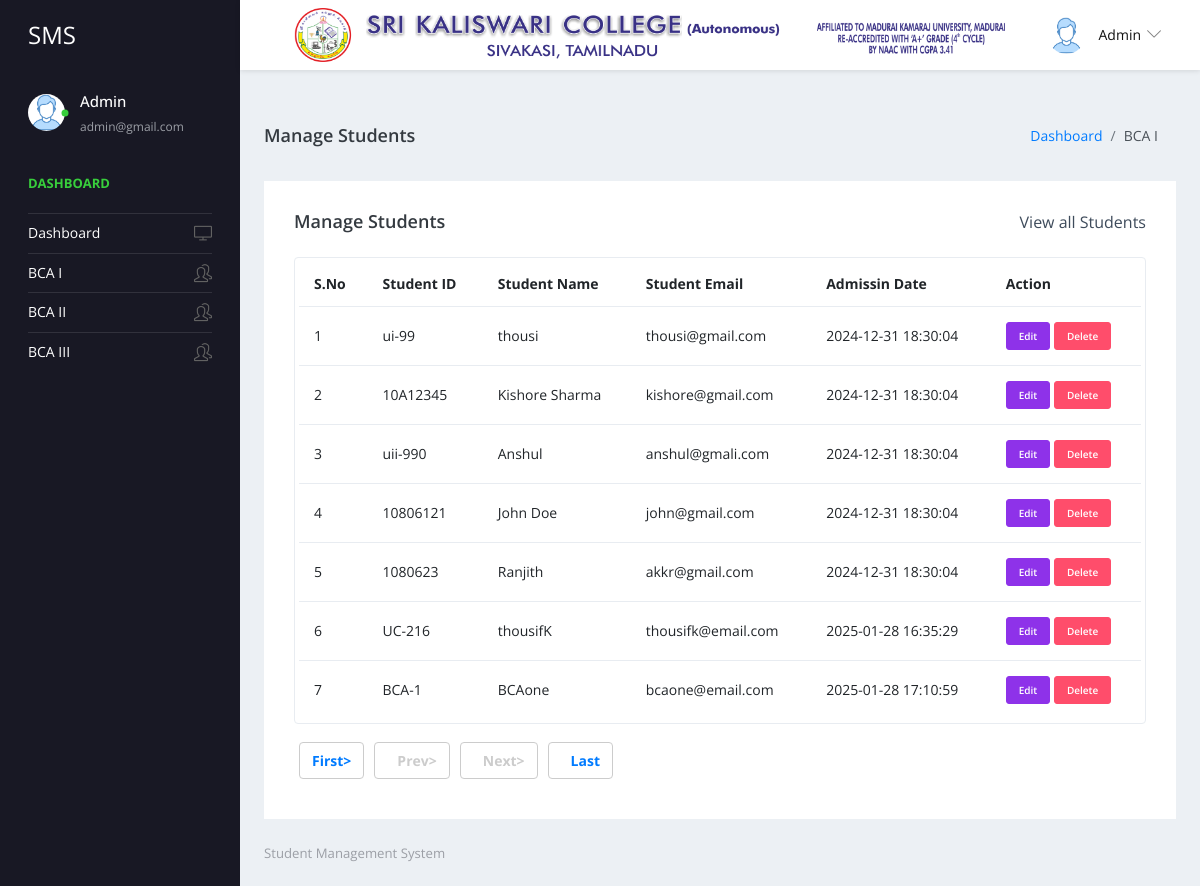
The app's page /admin/manage-class.php (signed in) with its own data.
### tables this page shows
CREATE TABLE `tblstudent` (
  `ID` int(10) NOT NULL,
  `StudentName` varchar(200) DEFAULT NULL,
  `StudentEmail` varchar(200) DEFAULT NULL,
  `StudentClass` varchar(100) DEFAULT NULL,
  `Gender` varchar(50) DEFAULT NULL,
  `DOB` date DEFAULT NULL,
  `StuID` varchar(200) DEFAULT NULL,
  `FatherName` mediumtext DEFAULT NULL,
  `MotherName` mediumtext DEFAULT NULL,
  `ContactNumber` bigint(10) DEFAULT NULL,
  `AltenateNumber` bigint(10) DEFAULT NULL,
  `Address` mediumtext DEFAULT NULL,
  `UserName` varchar(200) DEFAULT NULL,
  `Password` varchar(200) DEFAULT NULL,
  `Image` varchar(200) DEFAULT NULL,
  `DateofAdmission` timestamp NULL DEFAULT current_timestamp()
);

### admin/manage-class.php (the view, shortened to what this page needs)
<?php
include('includes/dbconnection.php');
if (strlen($_SESSION['sturecmsaid']==0)) {
  header('location:logout.php');
  } else{
?>
<!DOCTYPE html>
<html lang="en">
  <head>
    <link rel="stylesheet" href="vendors/simple-line-icons/css/simple-line-icons.css">
    <link rel="stylesheet" href="vendors/flag-icon-css/css/flag-icon.min.css">
    <link rel="stylesheet" href="vendors/css/vendor.bundle.base.css">
    <link rel="stylesheet" href="./vendors/daterangepicker/daterangepicker.css">
    <link rel="stylesheet" href="./vendors/chartist/chartist.min.css">
    <link rel="stylesheet" href="./css/style.css">
  </head>
  <body>
    <div class="container-scroller">
     <?php include_once('includes/header.php');?>
      <div class="container-fluid page-body-wrapper">
        <?php include_once('includes/sidebar.php');?>
        <div class="main-panel">
          <div class="content-wrapper">
             <div class="page-header">
              <h3 class="page-title"> Manage Students </h3>
              <nav aria-label="breadcrumb">
                <ol class="breadcrumb">
                  <li class="breadcrumb-item"><a href="dashboard.php">Dashboard</a></li>
                  <li class="breadcrumb-item active" aria-current="page"> BCA I</li>
                </ol>
              </nav>
            </div>
            <div class="row">
              <div class="col-md-12 grid-margin stretch-card">
                <div class="card">
                  <div class="card-body">
                    <div class="d-sm-flex align-items-center mb-4">
                      <h4 class="card-title mb-sm-0">Manage Students</h4>
                      <a href="#" class="text-dark ml-auto mb-3 mb-sm-0"> View all Students</a>
                    </div>
                    <div class="table-responsive border rounded p-1">
                      <table class="table">
                        <thead>
                          <tr>
                          <th class="font-weight-bold">S.No</th>
                            <th class="font-weight-bold">Student ID</th>
                            <th class="font-weight-bold">Student Name</th>
                            <th class="font-weight-bold">Student Email</th>
                            <th class="font-weight-bold">Admissin Date</th>
                            <th class="font-weight-bold">Action</th>
                          </tr>
                        </thead>
                        <tbody>
                           <?php
                           if (isset($_GET['pageno'])) {
            $pageno = $_GET['pageno'];
        } else {
            $pageno = 1;
        }
        $no_of_records_per_page =15;
        $offset = ($pageno-1) * $no_of_records_per_page;
       $ret = "SELECT ID FROM tblstudent";
$query1 = $dbh -> prepare($ret);
$query1->execute();
$total_rows=$query1->rowCount();
$total_pages = ceil($total_rows / $no_of_records_per_page);
$sql="SELECT * from tblstudent LIMIT $offset, $no_of_records_per_page";
$query = $dbh -> prepare($sql);
$query->execute();
$results=$query->fetchAll(PDO::FETCH_OBJ);
$cnt=1;
if($query->rowCount() > 0)
{
foreach($results as $row)
{               ?>
                          <tr>
                          <td><?php echo htmlentities($cnt);?></td>
                            <td><?php  echo htmlentities($row->StuID);?></td>
                            <td><?php  echo htmlentities($row->StudentName);?></td>
                            <td><?php  echo htmlentities($row->StudentEmail);?></td>
                            <td><?php  echo htmlentities($row->DateofAdmission);?></td>
                            <td>
                              <div><a href="edit-class-detail.php?editid=<?php echo htmlentities ($row->ID);?>" class="btn btn-info btn-xs">Edit</a>
                                                 <a href="manage-students.php?delid=<?php echo ($row->ID);?>" onclick="return confirm('Do you really want to Delete ?');" class="btn btn-danger btn-xs"> Delete</a></div>
                            </td>
                          </tr><?php $cnt=$cnt+1;}} ?>
                        </tbody>
                      </table>
                    </div>
                    <div align="left" class="mt-4">
    <ul class="pagination" >
        <li><a href="?pageno=1"><strong>First></strong></a></li>
        <li class="<?php if($pageno <= 1){ echo 'disabled'; } ?>">
            <a href="<?php if($pageno <= 1){ echo '#'; } else { echo "?pageno=".($pageno - 1); } ?>"><strong style="padding-left: 10px">Prev></strong></a>
        </li>
        <li class="<?php if($pageno >= $total_pages){ echo 'disabled'; } ?>">
            <a href="<?php if($pageno >= $total_pages){ echo '#'; } else { echo "?pageno=".($pageno + 1); } ?>"><strong style="padding-left: 10px">Next></strong></a>
        </li>
        <li><a href="?pageno=<?php echo $total_pages; ?>"><strong style="padding-left: 10px">Last</strong></a></li>
    </ul>
</div>
                  </div>
                </div>
              </div>
            </div>
          </div>
         <?php include_once('includes/footer.php');?>
        </div>
      </div>
    </div>
  </body>
</html><?php }  ?>

### admin/includes/header.php (shortened to what this page needs)
 <nav class="navbar default-layout-navbar col-lg-12 col-12 p-0 fixed-top d-flex flex-row">
        <div class="navbar-brand-wrapper d-flex align-items-center">
          <a class="navbar-brand brand-logo" href="dashboard.php">
            <strong style="color: white;">SMS</strong>
          </a>
        </div><?php
         $aid= $_SESSION['sturecmsaid'];
$sql="SELECT * from tbladmin where ID=:aid";
$query = $dbh -> prepare($sql);
$query->bindParam(':aid',$aid,PDO::PARAM_STR);
$query->execute();
$results=$query->fetchAll(PDO::FETCH_OBJ);
$cnt=1;
if($query->rowCount() > 0)
{
foreach($results as $row)
{               ?>
        <div class="navbar-menu-wrapper d-flex align-items-center flex-grow-1">
  <img src="includes/headerlogo.png"
       srcset="includes/headerlogo.png 1x"
       width="999"
       height="54"
       alt="Sri Kaliswari College – Autonomous Logo"
       class="fusion-standard-logo">
          <ul class="navbar-nav navbar-nav-right ml-auto">
            <li class="nav-item dropdown d-none d-xl-inline-flex user-dropdown">
              <a class="nav-link dropdown-toggle" id="UserDropdown" href="#" data-toggle="dropdown" aria-expanded="false">
                <img class="img-xs rounded-circle ml-2" src="images/faces/face8.jpg" alt="Profile image"> <span class="font-weight-normal"> <?php  echo htmlentities($row->AdminName);?> </span></a>
                <?php $cnt=$cnt+1;}} ?>
            </li>
          </ul>
        </div>
      </nav>

### admin/includes/sidebar.php (shortened to what this page needs)
<nav class="sidebar sidebar-offcanvas" id="sidebar">
          <ul class="nav">
            <li class="nav-item nav-profile">
              <a href="#" class="nav-link">
                <div class="profile-image">
                  <img class="img-xs rounded-circle" src="images/faces/face8.jpg" alt="profile image">
                  <div class="dot-indicator bg-success"></div>
                </div>
                <div class="text-wrapper">
                  <?php
         $aid= $_SESSION['sturecmsaid'];
$sql="SELECT * from tbladmin where ID=:aid";
$query = $dbh -> prepare($sql);
$query->bindParam(':aid',$aid,PDO::PARAM_STR);
$query->execute();
$results=$query->fetchAll(PDO::FETCH_OBJ);
$cnt=1;
if($query->rowCount() > 0)
{
foreach($results as $row)
{               ?>
                  <p class="profile-name"><?php  echo htmlentities($row->AdminName);?></p>
                  <p class="designation"><?php  echo htmlentities($row->Email);?></p><?php $cnt=$cnt+1;}} ?>
                </div>
              </a>
            </li>
            <li class="nav-item nav-category">
              <span class="nav-link">Dashboard</span>
            </li>
            <li class="nav-item">
              <a class="nav-link" href="dashboard.php">
                <span class="menu-title">Dashboard</span>
                <i class="icon-screen-desktop menu-icon"></i>
              </a>
            </li>
            <li class="nav-item">
              <a class="nav-link" data-toggle="collapse" href="#ui-basic" aria-expanded="false" aria-controls="ui-basic">
                <span class="menu-title">BCA I</span>
                <i class="icon-people menu-icon"></i>
              </a>
            </li>
            <li class="nav-item">
              <a class="nav-link" data-toggle="collapse" href="#ui-basic1" aria-expanded="false" aria-controls="ui-basic1">
                <span class="menu-title">BCA II</span>
                <i class="icon-people menu-icon"></i>
              </a>
            </li>
 <li class="nav-item">
              <a class="nav-link" data-toggle="collapse" href="#hw" aria-expanded="false" aria-controls="hw">
                <span class="menu-title">BCA III</span>
                <i class="icon-people menu-icon"></i>
              </a>
            </li>
          </ul>
        </nav>

### admin/includes/footer.php
<footer class="footer">
            <div class="d-sm-flex justify-content-center justify-content-sm-between">
              <span class="text-muted d-block text-center text-sm-left d-sm-inline-block" style="color: blue;">Student  Management System</span>
            </div>
          </footer>

### records on screen
tblstudent: StuID "ui-99", StudentName "thousi", StudentEmail "thousi@gmail.com", DateofAdmission "2024-12-31 18:30:04"
tblstudent: StuID "10A12345", StudentName "Kishore Sharma", StudentEmail "kishore@gmail.com", DateofAdmission "2024-12-31 18:30:04"
tblstudent: StuID "uii-990", StudentName "Anshul", StudentEmail "anshul@gmali.com", DateofAdmission "2024-12-31 18:30:04"
tblstudent: StuID "10806121", StudentName "John Doe", StudentEmail "john@gmail.com", DateofAdmission "2024-12-31 18:30:04"
tblstudent: StuID "1080623", StudentName "Ranjith", StudentEmail "akkr@gmail.com", DateofAdmission "2024-12-31 18:30:04"
tblstudent: StuID "UC-216", StudentName "thousifK", StudentEmail "thousifk@email.com", DateofAdmission "2025-01-28 16:35:29"
tblstudent: StuID "BCA-1", StudentName "BCAone", StudentEmail "bcaone@email.com", DateofAdmission "2025-01-28 17:10:59"

### other values on screen
$row->AdminName "Admin"
$row->Email "admin@gmail.com"
